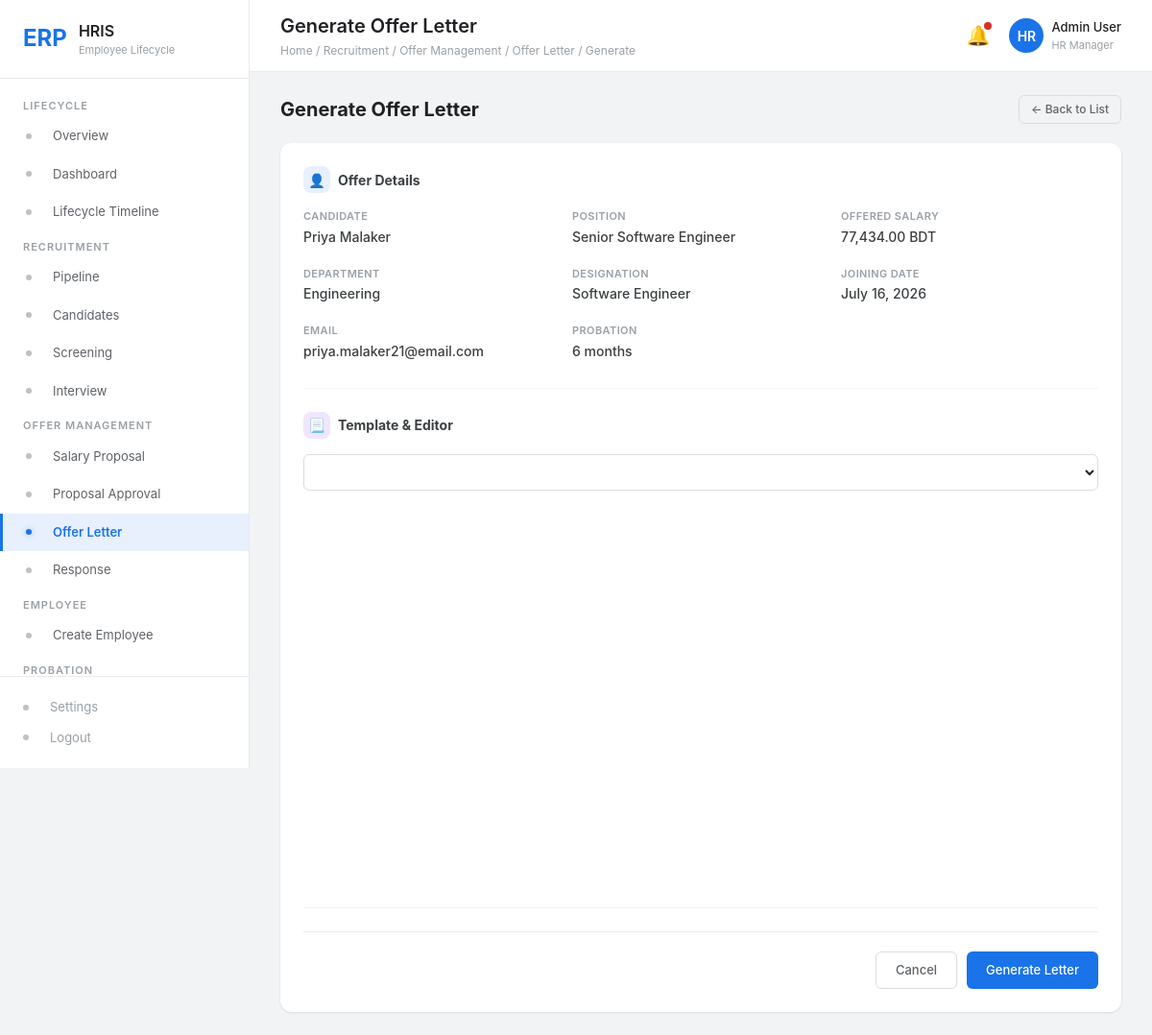
The page /offer_management/generate_letter.php?offer_id=5 on the database its author committed.
### tables this page shows
CREATE TABLE `elms_offers` (
  `id` int(11) NOT NULL,
  `candidate_id` int(11) NOT NULL,
  `salary` decimal(12,2) NOT NULL,
  `joining_date` date NOT NULL,
  `designation_id` int(11) DEFAULT NULL,
  `dept_id` int(11) DEFAULT NULL,
  `probation_months` int(11) DEFAULT 6,
  `notes` text DEFAULT NULL,
  `status` varchar(20) NOT NULL DEFAULT 'Pending',
  `response_status` varchar(20) DEFAULT 'Pending',
  `responded_at` datetime DEFAULT NULL,
  `response_notes` text DEFAULT NULL,
  `sent_at` datetime DEFAULT current_timestamp(),
  `accepted_at` datetime DEFAULT NULL,
  `created_at` timestamp NOT NULL DEFAULT current_timestamp(),
  `updated_at` timestamp NOT NULL DEFAULT current_timestamp() ON UPDATE current_timestamp()
);

CREATE TABLE `elms_candidates` (
  `id` int(11) NOT NULL,
  `job_id` int(11) NOT NULL,
  `code` varchar(30) NOT NULL,
  `first_name` varchar(100) NOT NULL,
  `last_name` varchar(100) NOT NULL,
  `email` varchar(100) NOT NULL,
  `phone` varchar(30) DEFAULT NULL,
  `nid` varchar(50) DEFAULT NULL,
  `blood_group` varchar(10) DEFAULT NULL,
  `dob` date DEFAULT NULL,
  `gender` varchar(10) DEFAULT NULL,
  `present_address` text DEFAULT NULL,
  `permanent_address` text DEFAULT NULL,
  `current_salary` decimal(12,2) DEFAULT 0.00,
  `expected_salary` decimal(12,2) DEFAULT 0.00,
  `status_id` int(11) NOT NULL DEFAULT 1,
  `applied_at` datetime DEFAULT current_timestamp(),
  `created_at` timestamp NOT NULL DEFAULT current_timestamp(),
  `updated_at` timestamp NOT NULL DEFAULT current_timestamp() ON UPDATE current_timestamp()
);

CREATE TABLE `elms_requisitions` (
  `id` int(11) NOT NULL,
  `title` varchar(255) NOT NULL,
  `dept_id` int(11) NOT NULL,
  `location` varchar(255) DEFAULT NULL,
  `type` varchar(100) NOT NULL DEFAULT 'Full Time',
  `vacancies` int(11) NOT NULL DEFAULT 1,
  `deadline` date DEFAULT NULL,
  `education` varchar(100) DEFAULT NULL,
  `experience` decimal(4,1) DEFAULT 0.0,
  `salary_min` decimal(12,2) DEFAULT 0.00,
  `salary_max` decimal(12,2) DEFAULT 0.00,
  `skills` text DEFAULT NULL,
  `description` text DEFAULT NULL,
  `responsibilities` text DEFAULT NULL,
  `benefits` text DEFAULT NULL,
  `priority` varchar(20) NOT NULL DEFAULT 'Medium',
  `status` varchar(20) NOT NULL DEFAULT 'Active',
  `created_at` timestamp NOT NULL DEFAULT current_timestamp(),
  `updated_at` timestamp NOT NULL DEFAULT current_timestamp() ON UPDATE current_timestamp()
);

CREATE TABLE `elms_departments` (
  `id` int(11) NOT NULL,
  `name` varchar(255) NOT NULL,
  `code` varchar(50) DEFAULT NULL
);

CREATE TABLE `elms_designations` (
  `id` int(11) NOT NULL,
  `name` varchar(100) NOT NULL,
  `code` varchar(20) DEFAULT NULL,
  `dept_id` int(11) NOT NULL
);

### offer_management/generate_letter.php (the view, shortened to what this page needs)
<?php
$pdo = getDB();
$offerId = (int)($_GET['offer_id'] ?? 0);
$offer = null;
if ($offerId > 0) {
    $stmt = $pdo->prepare("
        SELECT o.*,
               c.first_name, c.last_name, c.email,
               r.title AS job_title,
               d.name AS dept_name,
               des.name AS designation_name
        FROM elms_offers o
        LEFT JOIN elms_candidates c ON c.id = o.candidate_id
        LEFT JOIN elms_requisitions r ON r.id = c.job_id
        LEFT JOIN elms_departments d ON d.id = o.dept_id
        LEFT JOIN elms_designations des ON des.id = o.designation_id
        WHERE o.id = :id
    ");
    $stmt->execute([':id' => $offerId]);
    $offer = $stmt->fetch();
}
$candidateName = $offer ? trim(($offer['first_name'] ?? '') . ' ' . ($offer['last_name'] ?? '')) : '';
?>
<div class="rp-top">
    <h1>Generate Offer Letter</h1>
    <div class="rp-actions">
        <a href="letter.php" class="btn btn-sm btn-outline">&larr; Back to List</a>
    </div>
</div>
<div class="rp-card">
    <?php if (!$offer): ?>
        <div class="rp-empty">
            <div class="rp-empty-icon">&#x1F4C4;</div>
            <h3>Offer not found</h3>
            <p><a href="letter.php">Go back to offer list</a>.</p>
        </div>
    <?php else: ?>
    <form autocomplete="off">
        <div class="sb-section">
            <div class="sb-section-title">
                <span class="sb-icon blue">&#x1F464;</span> Offer Details
            </div>
            <div class="vc-grid">
                <div class="vc-item"><label>Candidate</label><span><?= htmlspecialchars($candidateName) ?></span></div>
                <div class="vc-item"><label>Position</label><span><?= htmlspecialchars($offer['job_title'] ?? 'N/A') ?></span></div>
                <div class="vc-item"><label>Offered Salary</label><span><?= htmlspecialchars(number_format((float)($offer['salary'] ?? 0), 2)) ?> BDT</span></div>
                <div class="vc-item"><label>Department</label><span><?= htmlspecialchars($offer['dept_name'] ?? 'N/A') ?></span></div>
                <div class="vc-item"><label>Designation</label><span><?= htmlspecialchars($offer['designation_name'] ?? 'N/A') ?></span></div>
                <div class="vc-item"><label>Joining Date</label><span><?= $offer['joining_date'] ? htmlspecialchars((new DateTime($offer['joining_date']))->format('F j, Y')) : 'N/A' ?></span></div>
                <div class="vc-item"><label>Email</label><span><?= htmlspecialchars($offer['email'] ?? '-') ?></span></div>
                <div class="vc-item"><label>Probation</label><span><?= (int)($offer['probation_months'] ?? 0) ?> months</span></div>
            </div>
        </div>
        <div class="sb-section">
            <div class="sb-section-title">
                <span class="sb-icon purple">&#x1F4C3;</span> Template & Editor
            </div>
            <select class="form-control" id="templateSelect" onchange="applyTemplate()" style="margin-bottom:14px"></select>
            <div id="quillEditor"></div>
        </div>
        <div class="sb-btn-row">
            <a href="letter.php" class="btn btn-outline">Cancel</a>
            <button type="button" class="btn btn-primary" onclick="saveLetter()">Generate Letter</button>
        </div>
    </form>
    <?php endif; ?>
</div>
<?php
require_once __DIR__ . '/../includes/layout.php';

### css/style.css (style rules this page uses)
* { margin: 0; padding: 0; box-sizing: border-box; }
:root { --sidebar-bg: #ffffff; --sidebar-hover: #f1f3f4; --sidebar-active: #e8f0fe; --sidebar-width: 260px; --sidebar-collapsed: 60px; --primary: #1a73e8; --primary-dark: #1557b0; --success: #1e8e3e; --warning: #f9ab00; --danger: #d93025; --gray-50: #f8f9fa; --gray-100: #f1f3f4; --gray-200: #e8eaed; --gray-300: #dadce0; --gray-400: #bdc1c6; --gray-500: #9aa0a6; --gray-600: #80868b; --gray-700: #5f6368; --gray-800: #3c4043; --gray-900: #202124; --radius: 8px; --shadow: 0 1px 3px rgba(0,0,0,.12), 0 1px 2px rgba(0,0,0,.08); --shadow-lg: 0 4px 16px rgba(0,0,0,.12); --transition: all .2s ease; }
body { font-family: -apple-system, BlinkMacSystemFont, 'Segoe UI', Roboto, 'Helvetica Neue', Arial, sans-serif; background: var(--gray-100); color: var(--gray-900); font-size: 14px; line-height: 1.5; display: flex; min-height: 100vh; }
.form-control { width: 100%; padding: 9px 12px; border: 1px solid var(--gray-300); border-radius: 6px; font-size: 13px; color: var(--gray-900); background: #fff; transition: var(--transition); font-family: inherit; }
select.form-control { appearance: auto; }
.btn { display: inline-flex; align-items: center; gap: 6px; padding: 9px 20px; border: none; border-radius: 6px; font-size: 13px; font-weight: 500; cursor: pointer; transition: var(--transition); text-decoration: none; font-family: inherit; white-space: nowrap; }
.btn-primary { background: var(--primary); color: #fff; }
.btn-outline { background: transparent; color: var(--gray-700); border: 1px solid var(--gray-300); }
.btn-sm { padding: 5px 12px; font-size: 12px; }

### css/page_css/generate-letter.css (style rules this page uses)
.rp-top { display:flex;align-items:center;justify-content:space-between;gap:16px;margin-bottom:20px;flex-wrap:wrap }
.rp-top h1 { font-size:20px;font-weight:700;color:var(--gray-900);margin:0;white-space:nowrap }
.rp-actions { display:flex;align-items:center;gap:10px;flex-wrap:wrap }
.rp-card { background:#fff;border-radius:12px;box-shadow:0 1px 3px rgba(0,0,0,.06),0 1px 2px rgba(0,0,0,.04);overflow:hidden;padding:24px }
.sb-section { margin-bottom:24px;padding-bottom:20px;border-bottom:1px solid var(--gray-100) }
.sb-section-title { font-size:14px;font-weight:700;color:var(--gray-800);margin-bottom:16px;display:flex;align-items:center;gap:8px }
.sb-section-title .sb-icon { width:28px;height:28px;border-radius:8px;display:inline-flex;align-items:center;justify-content:center;font-size:14px;flex-shrink:0 }
.sb-section-title .sb-icon.blue { background:#e8f0fe;color:var(--primary) }
.sb-section-title .sb-icon.purple { background:#f0e6ff;color:#7c3aed }
.vc-grid { display:grid;grid-template-columns:repeat(3,1fr);gap:12px }
.vc-item { margin-bottom:8px }
.vc-item label { display:block;font-size:11px;font-weight:600;color:var(--gray-500);text-transform:uppercase;letter-spacing:.4px;margin-bottom:2px }
.vc-item span { font-size:14px;color:var(--gray-800);font-weight:500 }
#quillEditor { height:400px }
.sb-btn-row { display:flex;justify-content:flex-end;gap:10px;padding-top:20px;border-top:1px solid var(--gray-200) }

### rows shown on the page
elms_offers: candidate.last_name "Priya Malaker", elms_requisitions.title "Senior Software Engineer", salary "77,434.00", dept.name "Engineering", designation.name "Software Engineer", joining_date "July 16, 2026", candidate.email "priya.malaker21@email.com", probation_months "6"

### other values the page prints
APP_SHORT "HRIS"
$label "LIFECYCLE"
$item['text'] "Overview"
$item['text'] "Dashboard"
$item['text'] "Lifecycle Timeline"
$label "RECRUITMENT"
$item['text'] "Pipeline"
$item['text'] "Candidates"
$item['text'] "Screening"
$item['text'] "Interview"
$label "OFFER MANAGEMENT"
$item['text'] "Salary Proposal"
$item['text'] "Proposal Approval"
$item['text'] "Offer Letter"
$item['text'] "Response"
